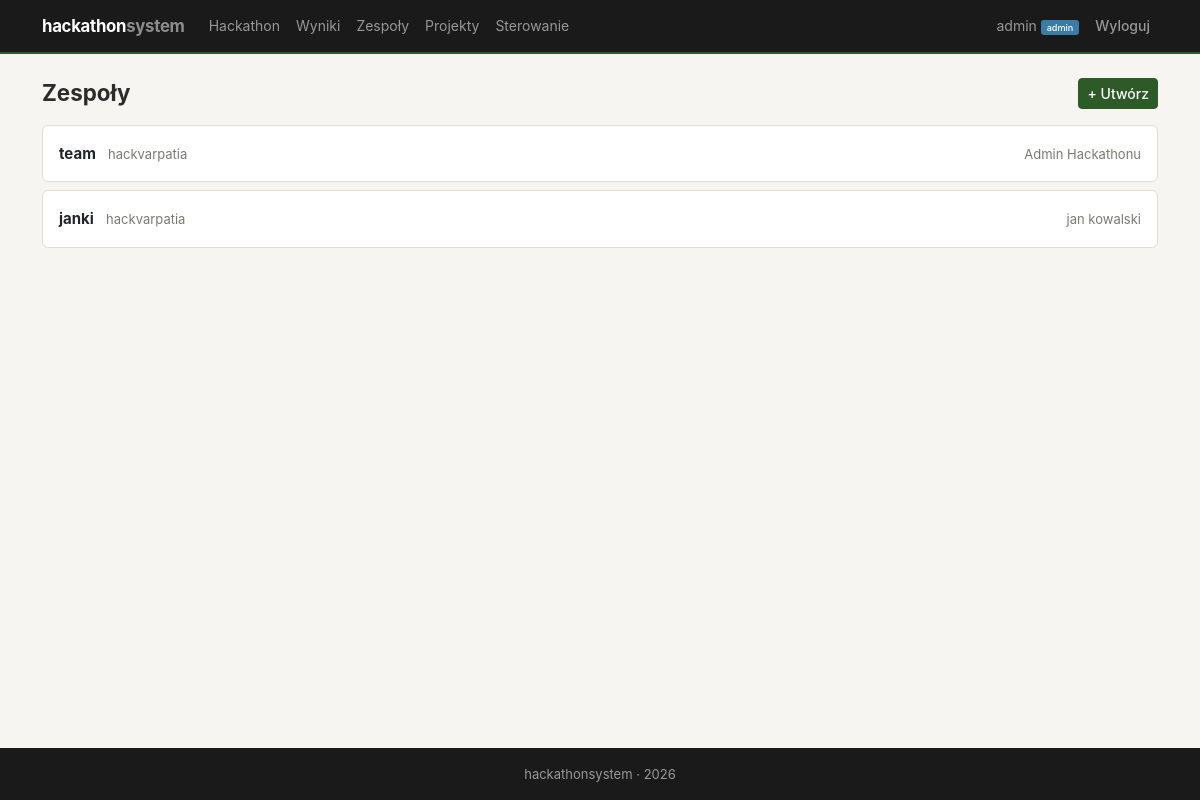
The app's page /teams/ (signed in), older data.
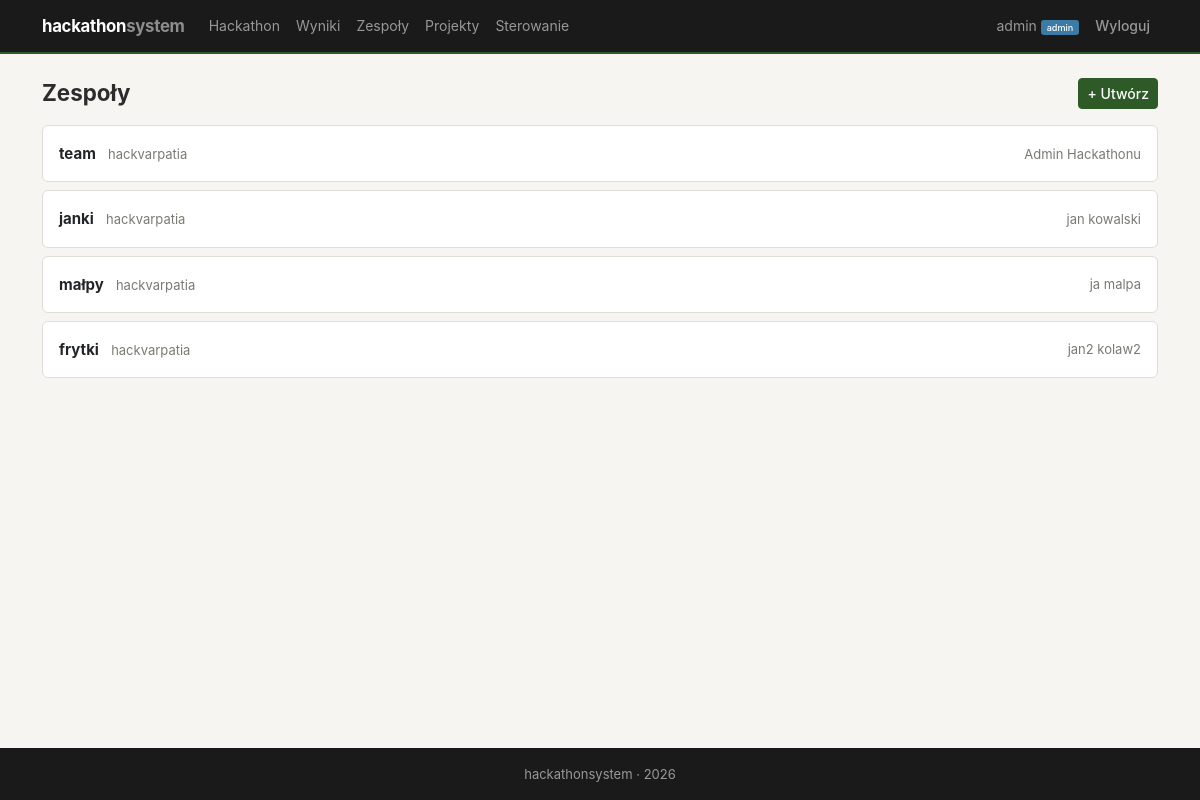
The same page, newer data.
### teams/models.py (models this page shows, shortened)
class Team(models.Model):
    name = models.CharField(max_length=200, verbose_name='Nazwa zespołu')
    hackathon = models.ForeignKey(Hackathon, on_delete=models.CASCADE, related_name='teams')
    captain = models.ForeignKey(User, on_delete=models.CASCADE, related_name='captained_teams')
    description = models.TextField(blank=True, verbose_name='Opis')
    created_at = models.DateTimeField(auto_now_add=True)
    class Meta:
        unique_together = ['name', 'hackathon']

### hackathon/models.py (models this page shows, shortened)
class Hackathon(models.Model):
    STATUS_CHOICES = [
        ('planned', 'Planowany'),
        ('active', 'Aktywny'),
        ('judging', 'Ocenianie'),
        ('finished', 'Zakończony'),
    ]
    name = models.CharField(max_length=200, verbose_name='Nazwa')
    description = models.TextField(verbose_name='Opis')
    date_start = models.DateTimeField(verbose_name='Data rozpoczęcia')
    date_end = models.DateTimeField(verbose_name='Data zakończenia')
    submit_deadline = models.DateTimeField(verbose_name='Deadline oddania projektów')
    status = models.CharField(max_length=20, choices=STATUS_CHOICES, default='planned', verbose_name='Status')
    max_team_size = models.PositiveIntegerField(default=5, verbose_name='Max wielkość zespołu')
    created_at = models.DateTimeField(auto_now_add=True)
    class Meta:
        ordering = ['-date_start']

### teams/views.py (the view)
# urls.py: path('', views.team_list, name='list'),
@login_required
def team_list(request):
    teams = Team.objects.all().select_related('hackathon', 'captain')
    return render(request, 'teams/list.html', {'teams': teams})

### accounts/models.py (called while the page is built)
    @property
    def is_admin(self):
        return self.role == 'admin'

### teams/templates/teams/list.html (shortened to what this page needs)
{% extends 'base.html' %}
{% block content %}
<div class="section-header">
    <h2>Zespoły</h2>
    <a href="{% url 'teams:create' %}" class="btn btn-primary btn-sm">+ Utwórz</a>
</div>
{% for team in teams %}
    <div class="card mb-2 p-3">
        <div class="d-flex justify-content-between align-items-center">
            <div>
                <a href="{% url 'teams:detail' team.pk %}" style="text-decoration:none;color:inherit">
                    <strong>{{ team.name }}</strong>
                </a>
                <span class="text-muted ms-2" style="font-size:13px">{{ team.hackathon.name }}</span>
            </div>
            <span class="text-muted" style="font-size:13px">{{ team.captain.get_full_name|default:team.captain.username }}</span>
        </div>
    </div>
{% empty %}
    <p class="text-muted">Brak zespołów.</p>
{% endfor %}
{% endblock %}

Row changes from the older to the newer data that the page shows:
added Team: name "małpy", hackathon.name "hackvarpatia", captain.get_full_name "ja malpa"
added Team: name "frytki", hackathon.name "hackvarpatia", captain.get_full_name "jan2 kolaw2"
